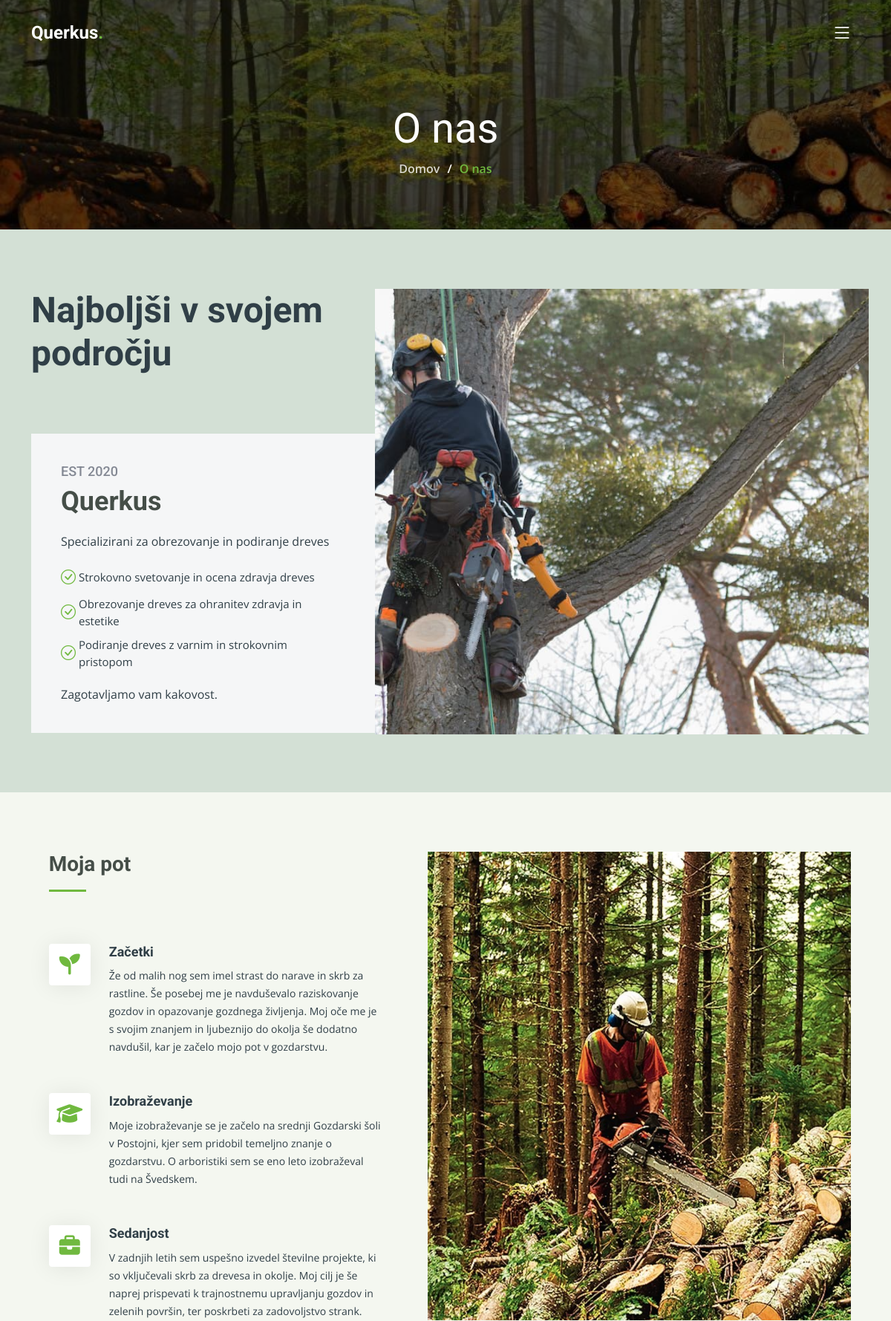
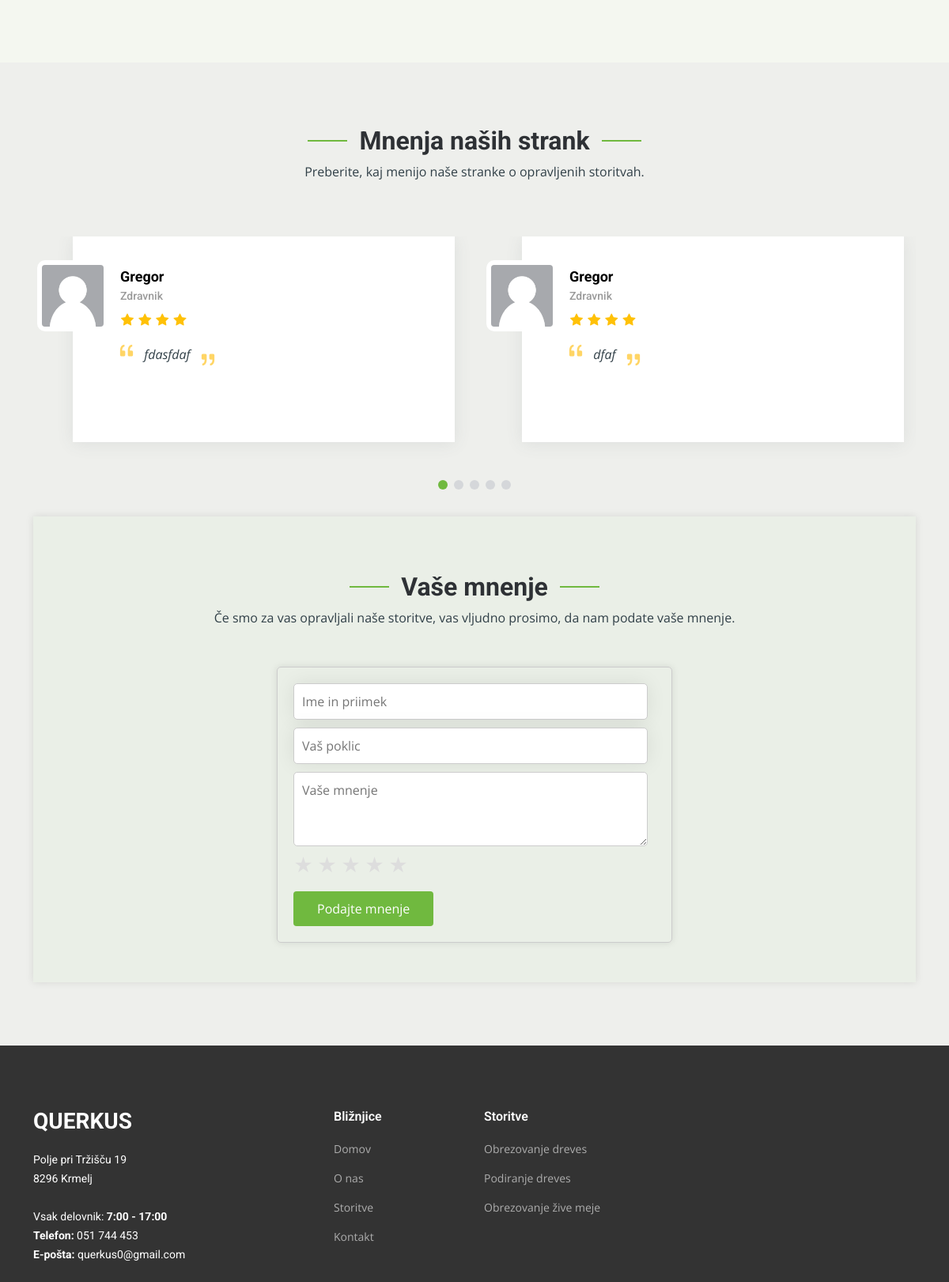
The page /o-nas/ (upper part) on the database its author committed (2 pictures, top to bottom).
### company_website/models.py (models this page shows, shortened)
class Testimonial(models.Model):
    name = models.CharField(max_length=100)
    role = models.CharField(max_length=100)
    rating = models.IntegerField(default=5)
    message = models.TextField()

class Service(models.Model):
    title = models.CharField(max_length=100)
    description = models.TextField()
    icon = models.CharField(max_length=50)
    TEMPLATE_CHOICES = [
        ('obrezovanje-dreves', 'Obrezovanje dreves'),
        ('podiranje-dreves', 'Podiranje dreves'),
        ('obrezovanje-zive-meje', 'Obrezovanje žive meje'),
    ]
    template = models.CharField(max_length=100, choices=TEMPLATE_CHOICES)

### company_website/views.py (the view)
# urls.py: path('o-nas/', views.about_us, name='about_us'),
def about_us(request):
    testimonials = Testimonial.objects.all()
    services = Service.objects.all()
    if request.method == 'POST':
        form = TestimonialForm(request.POST)
        if form.is_valid():
            form.save()
            return redirect('about_us')
    else:
        form = TestimonialForm()
    context = {
      'testimonials': testimonials,
      'form': form,
      'services': services,
    }
    return render(request, 'about_us.html', context)

### company_website/forms.py
class TestimonialForm(forms.ModelForm):
    class Meta:
        model = Testimonial
        fields = ['name', 'role', 'rating', 'message']

### company_website/templates/about_us.html (shortened to what this page needs)
{% extends 'base.html' %}
{% load static %}
{% block content %}
<header id="header" class="header d-flex align-items-center">
  <div class="container-fluid container-xl d-flex align-items-center justify-content-between">
    <a href=" {% url 'home' %} " class="logo d-flex align-items-center">
      <h1>Querkus<span>.</span></h1>
    </a>
    <i class="mobile-nav-toggle mobile-nav-show bi bi-list"></i>
  </div>
</header>
  <main id="main">
    <div class="breadcrumbs d-flex align-items-center" style="background-image: url(' {% static 'company_website/assets/img/hero-carousel/drevo3.jpg' %} ');">
      <div class="container position-relative d-flex flex-column align-items-center" data-aos="fade">
        <h2>O nas</h2>
        <ol>
          <li><a href=" {% url 'home' %} ">Domov</a></li>
          <li>O nas</li>
        </ol>
      </div>
    </div>
    <section id="about" class="about" style="background-color: rgba(136, 172, 142, 0.37);">
      <div class="container" data-aos="fade-up">
        <div class="row position-relative">
          <div class="col-lg-7 about-img" style="background-image: url( {% static 'company_website/assets/img/about_us_bg_image.jpg' %} );"></div>
          <div class="col-lg-7">
            <h2>Najboljši v svojem področju</h2>
            <div class="our-story">
              <h4>Est 2020</h4>
              <h3>Querkus</h3>
              <p>Specializirani za obrezovanje in podiranje dreves</p>
              <ul>
                <li><i class="bi bi-check-circle"></i> <span>Strokovno svetovanje in ocena zdravja dreves</span></li>
                <li><i class="bi bi-check-circle"></i> <span>Obrezovanje dreves za ohranitev zdravja in estetike</span></li>
                <li><i class="bi bi-check-circle"></i> <span>Podiranje dreves z varnim in strokovnim pristopom</span></li>
              </ul>
              <p>Zagotavljamo vam kakovost.</p>
            </div>
          </div>
        </div>
      </div>
    </section>
    <section id="alt-services-2" class="alt-services" style="background-color: rgba(224, 233, 213, 0.356);">
      <div class="container" data-aos="fade-up">
        <div class="row justify-content-around gy-4">
          <div class="col-lg-5 d-flex flex-column justify-content-center">
            <h3>Moja pot</h3>
            <div class="icon-box d-flex position-relative" data-aos="fade-up" data-aos-delay="300">
              <i class="fa-solid fa-seedling p-3"></i>
              <div>
                <h4 class="stretched-link">Začetki</h4>
                <p>Že od malih nog sem imel strast do narave in skrb za rastline.
                  Še posebej me je navduševalo raziskovanje gozdov in opazovanje gozdnega življenja.
                  Moj oče me je s svojim znanjem in ljubeznijo do okolja še dodatno navdušil, kar je začelo mojo pot v gozdarstvu.</p>
              </div>
            </div>
            <div class="icon-box d-flex position-relative" data-aos="fade-up" data-aos-delay="300">
              <i class="fa-solid fa-graduation-cap p-3"></i>
              <div>
                <h4 class="stretched-link">Izobraževanje</h4>
                  <p>Moje izobraževanje se je začelo na srednji Gozdarski šoli v Postojni,
                    kjer sem pridobil temeljno znanje o gozdarstvu.
                    O arboristiki sem se eno leto izobraževal tudi na Švedskem.</p>
              </div>
            </div>
            <div class="icon-box d-flex position-relative" data-aos="fade-up" data-aos-delay="400">
              <i class="fa-solid fa-briefcase p-3"></i>
              <div>
                <h4 class="stretched-link">Sedanjost</h4>
                <p>V zadnjih letih sem uspešno izvedel številne projekte, ki so vključevali skrb za drevesa in okolje.
                Moj cilj je še naprej prispevati k trajnostnemu upravljanju gozdov in zelenih površin,
                ter poskrbeti za zadovoljstvo strank.</p>
              </div>
            </div>
          </div>
          <div class="col-lg-6 img-bg" style="background-image: url( {% static 'company_website/assets/img/hero-carousel/zagar2.jpg' %} );" data-aos="zoom-in" data-aos-delay="100"></div>
        </div>
      </div>
    </section>
  <section id="testimonials" class="testimonials" style="background-color: rgba(207, 211, 202, 0.356);">
      <div class="container" data-aos="fade-up">
        <div class="section-header">
          <h2>Mnenja naših strank</h2>
          <p>Preberite, kaj menijo naše stranke o opravljenih storitvah.</p>
        </div>
        <div class="slides-2 swiper">
          <div class="swiper-wrapper">
            {% if testimonials%}
              {% for testimonial in testimonials %}
              <div class="swiper-slide">
                <div class="testimonial-wrap">
                  <div class="testimonial-item">
                    <img src=" {% static 'company_website/assets/img/testimonials/123456.webp' %} " class="testimonial-img" alt="">
                    <h3>{{ testimonial.name }}</h3>
                    <h4>{{ testimonial.role }}</h4>
                      <div class="stars">
                        {% for _ in ""|rjust:testimonial.rating %}
                          <i class="bi bi-star-fill"></i>
                        {% endfor %}
                      </div>
                    <p>
                      <i class="bi bi-quote quote-icon-left"></i>
                      {{ testimonial.message }}
                      <i class="bi bi-quote quote-icon-right"></i>
                    </p>
                  </div>
                </div>
              </div>
              {% endfor %}
            {% endif %}
          </div>
          <div class="swiper-pagination"></div>
        </div>
    <div class="section-bg">
        <div class="section-header" style="margin-top:20px; padding-bottom: 50px;" id="testimonial-form">
          <h2>Vaše mnenje</h2>
          <p>Če smo za vas opravljali naše storitve, vas vljudno prosimo, da nam podate vaše mnenje.</p>
        </div>
        <form method="post" class="testimonial-form-container">
          <div class="testimonial-form">
            <input type="text" name="name" placeholder="Ime in priimek" required>
            <input type="text" name="role" placeholder="Vaš poklic" required>
            <textarea name="message" placeholder="Vaše mnenje" rows="3" required></textarea>
            <div class="rating">
              <label for="star5" title="5 stars"></label>
              <label for="star4" title="4 stars"></label>
              <label for="star3" title="3 stars"></label>
              <label for="star2" title="2 stars"></label>
              <label for="star1" title="1 star"></label>
            </div>
            <div class="form-row">
            <button type="submit">Podajte mnenje</button>
          </div>
          </div>
        </form>
      </div>
    </div>
  </section>
    {% endblock %}

### company_website/templates/base.html (shortened to what this page needs)
{% load static %}
{% load tz %}
<!DOCTYPE html>
<html lang="en">
<head>
  <link href="{% static 'company_website/assets/vendor/bootstrap/css/bootstrap.min.css' %}" rel="stylesheet">
  <link href="{% static 'company_website/assets/vendor/bootstrap-icons/bootstrap-icons.css' %}" rel="stylesheet">
  <link href="{% static 'company_website/assets/vendor/fontawesome-free/css/all.min.css' %}" rel="stylesheet">
  <link href="{% static 'company_website/assets/vendor/aos/aos.css' %}" rel="stylesheet">
  <link href="{% static 'company_website/assets/vendor/glightbox/css/glightbox.min.css' %}" rel="stylesheet">
  <link href="{% static 'company_website/assets/vendor/swiper/swiper-bundle.min.css' %}" rel="stylesheet">
  <link href= "{% static 'company_website/assets/css/main.css' %}" rel="stylesheet">
</head>
<body>
  <main>
  {% block content %}
  {% endblock %}
  </main>
  <footer id="footer" class="footer">
    <div class="footer-content position-relative">
      <div class="container">
        <div class="row">
          <div class="col-lg-4 col-md-6">
            <div class="footer-info">
              <h3>Querkus</h3>
              <p>
                Polje pri Tržišču 19<br>
                8296 Krmelj<br><br>
                Vsak delovnik: <strong>7:00 - 17:00</strong><br>
                <strong>Telefon:</strong> 051 744 453<br>
                <strong>E-pošta:</strong> querkus0@gmail.com<br>
              </p>
            </div>
          </div>
          <div class="col-lg-2 col-md-3 footer-links">
            <h4>Bližnjice</h4>
            <ul>
              <li><a href="{% url 'home' %}">Domov</a></li>
              <li><a href="{% url 'about_us' %}">O nas</a></li>
              <li><a href="{% url 'services' %}">Storitve</a></li>
              <li><a href="{% url 'contact' %}">Kontakt</a></li>
            </ul>
          </div>
          <div class="col-lg-2 col-md-3 footer-links">
            <h4>Storitve</h4>
            <ul>
              {% for service in services%}
              <li><a href="{% url 'service_detail' service.id %}">{{ service.title }}</a></li>
              {% endfor %}
            </ul>
          </div>
        </div>
      </div>
    </div>
  </footer>
</body>
</html>

### rows shown on the page
Testimonial: name "Gregor", role "Zdravnik", rating 4 (drawn), message "fdasfdaf"
Testimonial: name "Gregor", role "Zdravnik", rating 4 (drawn), message "dfaf"
Service: title "Obrezovanje dreves"
Service: title "Podiranje dreves"
Service: title "Obrezovanje žive meje"
